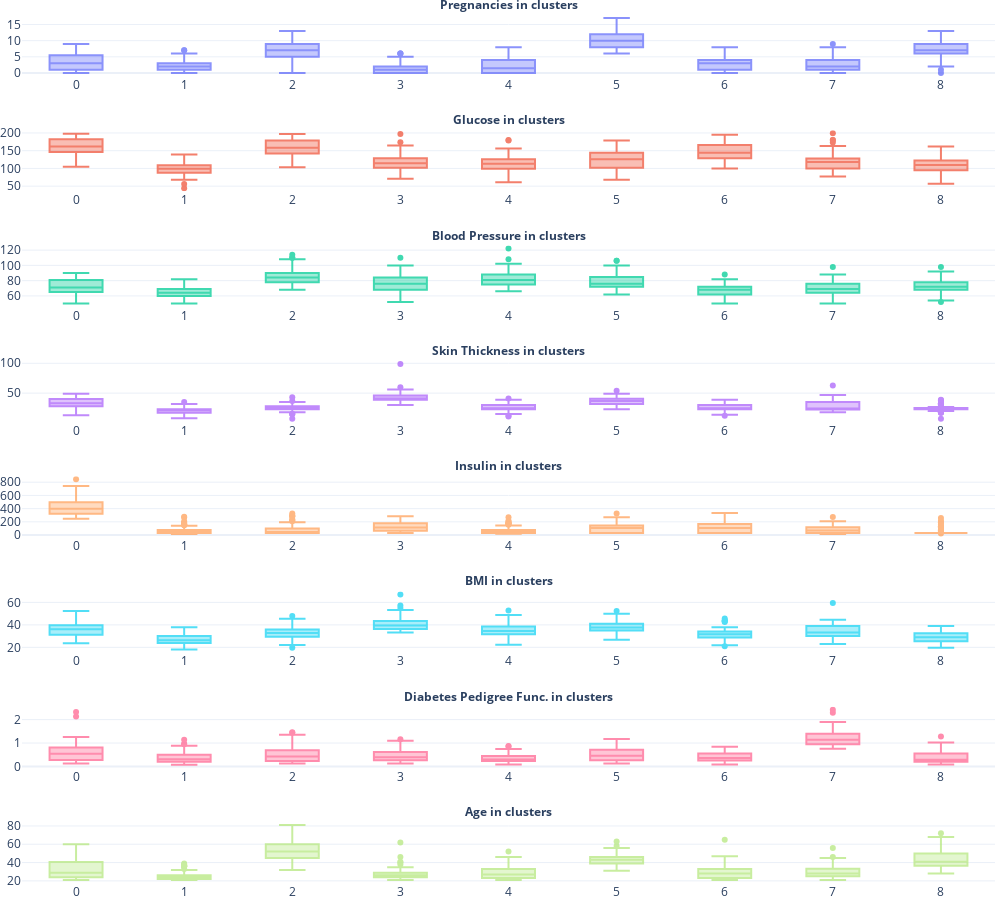

The cell this chart's notebook holds for it:
### Code cell
fig = make_subplots(rows=8, cols=1, subplot_titles=('<b>Pregnancies in clusters</b>',
                                                    '<b>Glucose in clusters</b>',
                                                    '<b>Blood Pressure in clusters</b>',
                                                    '<b>Skin Thickness in clusters</b>',
                                                    '<b>Insulin in clusters</b>',
                                                    '<b>BMI in clusters</b>',
                                                    '<b>Diabetes Pedigree Func. in clusters</b>',
                                                    '<b>Age in clusters</b>'
                                                   ))

fig.add_trace(go.Box(y=df['Pregnancies'], x=df['cluster']), row=1, col=1)
fig.add_trace(go.Box(y=df['Glucose'], x=df['cluster']), row=2, col=1)
fig.add_trace(go.Box(y=df['BloodPressure'], x=df['cluster']), row=3, col=1)
fig.add_trace(go.Box(y=df['SkinThickness'], x=df['cluster']), row=4, col=1)
fig.add_trace(go.Box(y=df['Insulin'], x=df['cluster']), row=5, col=1)
fig.add_trace(go.Box(y=df['BMI'], x=df['cluster']), row=6, col=1)
fig.add_trace(go.Box(y=df['DiabetesPedigreeFunction'], x=df['cluster']), row=7, col=1)
fig.add_trace(go.Box(y=df['Age'], x=df['cluster']), row=8, col=1)

                                
# Update visual layout
fig.update_layout(
    showlegend=False,
    width=1000,
    height=900,
    autosize=False,
    margin=dict(t=15, b=0, l=5, r=5),
    template="plotly_white",
)

# update font size at the axes
fig.update_coloraxes(colorbar_tickfont_size=10)
# Update font in the titles: Apparently subplot titles are annotations (Subplot font size is hardcoded to 16pt · Issue #985)
fig.update_annotations(font_size=12)
# Reduce opacity
fig.update_traces(opacity=0.75)

fig.show()

### Figure 1 — Plotly figure (JSON) as saved in the notebook; plotly's stock layout.template omitted (floating-point values rounded to 4 significant figures; data arrays with more than 128 entries replaced by an {"elided": "..."} marker saying what was removed)
{"data": [{"opacity": 0.75, "type": "box", "x": {"elided": "768 int values"}, "xaxis": "x", "y": {"elided": "768 int values"}, "yaxis": "y"}, {"opacity": 0.75, "type": "box", "x": {"elided": "768 int values"}, "xaxis": "x2", "y": {"elided": "768 float values"}, "yaxis": "y2"}, {"opacity": 0.75, "type": "box", "x": {"elided": "768 int values"}, "xaxis": "x3", "y": {"elided": "768 float values"}, "yaxis": "y3"}, {"opacity": 0.75, "type": "box", "x": {"elided": "768 int values"}, "xaxis": "x4", "y": {"elided": "768 int values"}, "yaxis": "y4"}, {"opacity": 0.75, "type": "box", "x": {"elided": "768 int values"}, "xaxis": "x5", "y": {"elided": "768 float values"}, "yaxis": "y5"}, {"opacity": 0.75, "type": "box", "x": {"elided": "768 int values"}, "xaxis": "x6", "y": {"elided": "768 float values"}, "yaxis": "y6"}, {"opacity": 0.75, "type": "box", "x": {"elided": "768 int values"}, "xaxis": "x7", "y": {"elided": "768 float values"}, "yaxis": "y7"}, {"opacity": 0.75, "type": "box", "x": {"elided": "768 int values"}, "xaxis": "x8", "y": {"elided": "768 int values"}, "yaxis": "y8"}], "layout": {"annotations": [{"font": {"size": 12}, "showarrow": false, "text": "<b>Pregnancies in clusters</b>", "x": 0.5, "xanchor": "center", "xref": "paper", "y": 1, "yanchor": "bottom", "yref": "paper"}, {"font": {"size": 12}, "showarrow": false, "text": "<b>Glucose in clusters</b>", "x": 0.5, "xanchor": "center", "xref": "paper", "y": 0.8672, "yanchor": "bottom", "yref": "paper"}, {"font": {"size": 12}, "showarrow": false, "text": "<b>Blood Pressure in clusters</b>", "x": 0.5, "xanchor": "center", "xref": "paper", "y": 0.7344, "yanchor": "bottom", "yref": "paper"}, {"font": {"size": 12}, "showarrow": false, "text": "<b>Skin Thickness in clusters</b>", "x": 0.5, "xanchor": "center", "xref": "paper", "y": 0.6016, "yanchor": "bottom", "yref": "paper"}, {"font": {"size": 12}, "showarrow": false, "text": "<b>Insulin in clusters</b>", "x": 0.5, "xanchor": "center", "xref": "paper", "y": 0.4688, "yanchor": "bottom", "yref": "paper"}, {"font": {"size": 12}, "showarrow": false, "text": "<b>BMI in clusters</b>", "x": 0.5, "xanchor": "center", "xref": "paper", "y": 0.3359, "yanchor": "bottom", "yref": "paper"}, {"font": {"size": 12}, "showarrow": false, "text": "<b>Diabetes Pedigree Func. in clusters</b>", "x": 0.5, "xanchor": "center", "xref": "paper", "y": 0.2031, "yanchor": "bottom", "yref": "paper"}, {"font": {"size": 12}, "showarrow": false, "text": "<b>Age in clusters</b>", "x": 0.5, "xanchor": "center", "xref": "paper", "y": 0.07031, "yanchor": "bottom", "yref": "paper"}], "autosize": false, "coloraxis": {"colorbar": {"tickfont": {"size": 10}}}, "height": 900, "margin": {"b": 0, "l": 5, "r": 5, "t": 15}, "showlegend": false, "width": 1000, "xaxis": {"anchor": "y", "domain": [0, 1]}, "xaxis2": {"anchor": "y2", "domain": [0, 1]}, "xaxis3": {"anchor": "y3", "domain": [0, 1]}, "xaxis4": {"anchor": "y4", "domain": [0, 1]}, "xaxis5": {"anchor": "y5", "domain": [0, 1]}, "xaxis6": {"anchor": "y6", "domain": [0, 1]}, "xaxis7": {"anchor": "y7", "domain": [0, 1]}, "xaxis8": {"anchor": "y8", "domain": [0, 1]}, "yaxis": {"anchor": "x", "domain": [0.9297, 1]}, "yaxis2": {"anchor": "x2", "domain": [0.7969, 0.8672]}, "yaxis3": {"anchor": "x3", "domain": [0.6641, 0.7344]}, "yaxis4": {"anchor": "x4", "domain": [0.5312, 0.6016]}, "yaxis5": {"anchor": "x5", "domain": [0.3984, 0.4688]}, "yaxis6": {"anchor": "x6", "domain": [0.2656, 0.3359]}, "yaxis7": {"anchor": "x7", "domain": [0.1328, 0.2031]}, "yaxis8": {"anchor": "x8", "domain": [0, 0.07031]}}}
